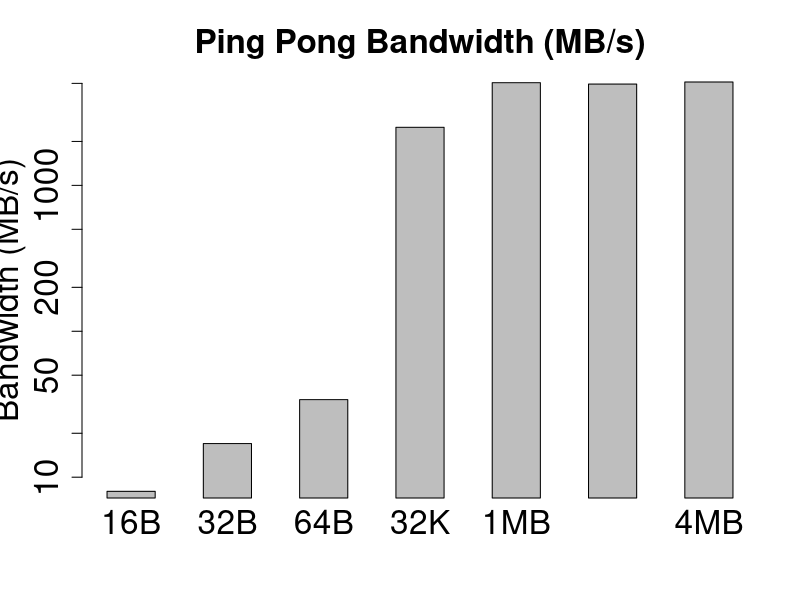

Write R code to recreate this figure.

pdf("raw_firebox_bandwidth.pdf")

data <- c(8, 17, 34, 2500, 5054, 4945, 5110)

barplot(data, main="Ping Pong Bandwidth (MB/s)",
        ylab="Bandwidth (MB/s)", xlab="",
        beside=TRUE,
 space=1, 
        width=c(1,1,1,1,1),
#space=c(2,2,2,2,2),
        log="y",
        cex.lab=2, cex.axis=2, cex.main=2, cex.sub=2,cex.names=2,
        names.arg=c("16B", "32B", "64B", "32K", "1MB", "2MB", "4MB"))

